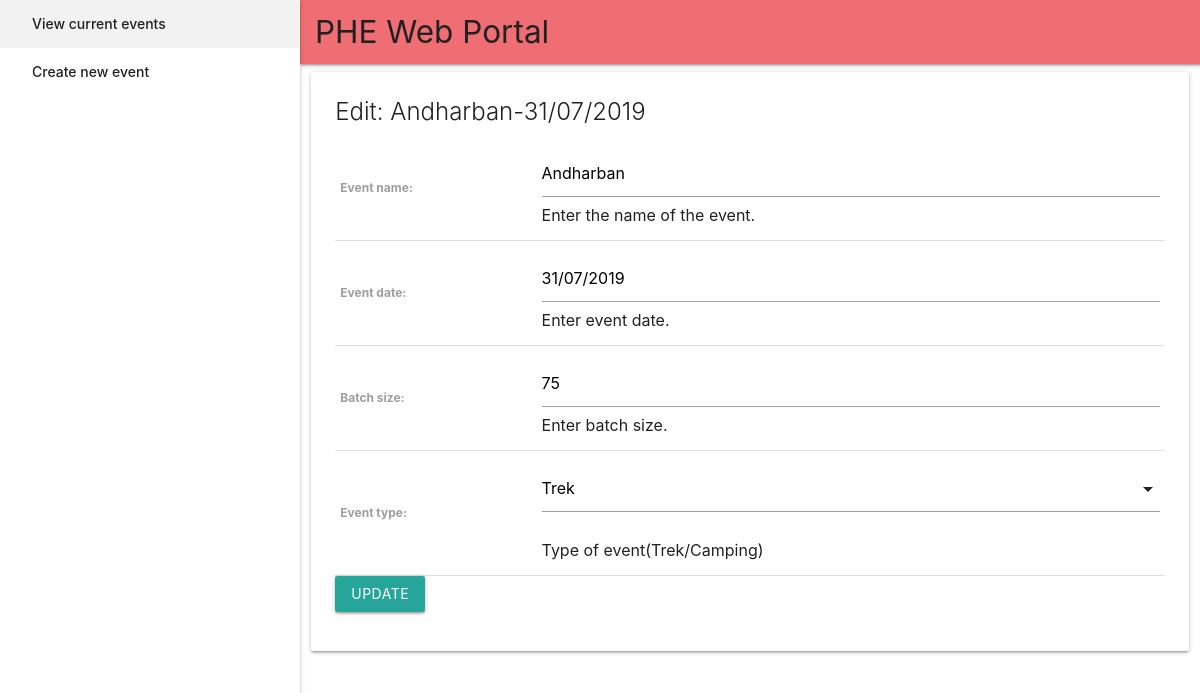
Screenshot of /portal/events/14/edit with the database file from the repository.
### portal/models.py (models this page shows, shortened)
class Event(models.Model):
    time_stamp = models.DateField(auto_now_add = True, help_text = 'Date on which event was created.')
    event_name = models.CharField(max_length = 100, help_text = 'Enter the name of the event.')
    event_date = models.DateField(help_text = 'Date of the event.')
    batch_size = models.PositiveIntegerField(help_text = 'Enter batch size.')
    event_type = models.CharField(max_length = 1, choices = EVENT_TYPES, default = 't', help_text = 'Type of event(Trek/Camping)')

### portal/views.py (the view)
# urls.py: path('events/<int:pk>/edit', views.edit_event_form, name='event-edit'),
def edit_event_form(request, pk):
    event = get_object_or_404(Event, pk=pk)
    date = event.event_date
    event.event_date = date.strftime("%d/%m/%Y")
    if request.method == "POST":
        form = NewEventForm(request.POST, instance=event)
        if form.is_valid():
            event = form.save()
            event.save()
            return HttpResponseRedirect(reverse('event-detail', args=(event.pk,)))
    else:
        form = NewEventForm(instance=event)
    context = {
        'form' : form,
        'event' : event
        }
    return render(request, 'portal/event_edit_form.html', context)

### portal/forms.py (shortened to what this page needs)
class NewEventForm(ModelForm):
    class Meta:
        model = Event
        fields = '__all__'
    event_date = forms.DateField(
        widget = forms.TextInput(
                                attrs = {
                                    'class' : 'datepicker',
                                }
                            ),
        input_formats=('%d/%m/%Y', ),
        help_text = 'Enter event date.'
        )

### portal/templates/portal/event_edit_form.html (shortened to what this page needs)
{% extends "base_generic.html" %}
{% block content %}
    <span class="card-title">Edit: {{event.event_name}}-{{event.event_date}}</span>
    <form action="" method="post">
    <table>
        {{ form.as_table }}
    </table>
    <button class="btn waves-effect waves-light" type="submit" name="action">Update</button>
    </form>
{% endblock %}

### rows the page displays
Event: event_name "Andharban", event_date "31/07/2019", batch_size "75"
